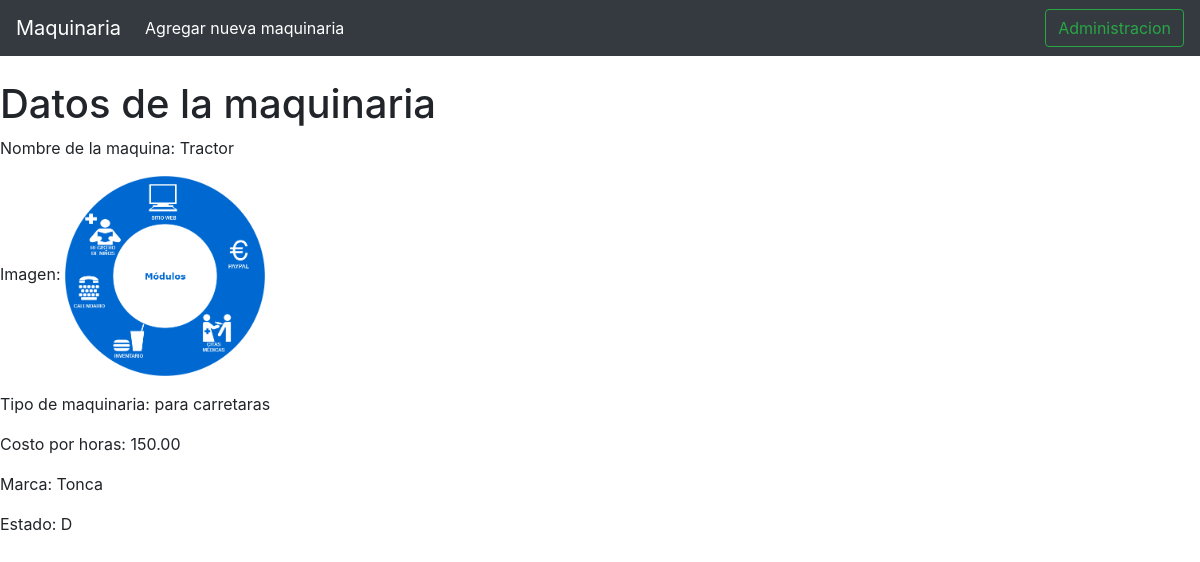
Page /maquinaria/info/2 on the committed database.
### maquinaria/models.py (models this page shows, shortened)
class Maquinaria(models.Model):
    nombre_maquinaria=models.CharField(max_length=60)
    imagen=models.ImageField(upload_to="images")
    tipo_maquinaria=models.ForeignKey(Tipo_Maquinaria,on_delete=models.PROTECT)
    fraccion_tiempo=models.DecimalField(max_digits=6,decimal_places=2,verbose_name="Precio por hora")
    marca=models.CharField(max_length=40)
    ESTADO_OPCION=[
        ("D","Disponible"),
        ("A","Alquilada"),
    ]
    estado=models.CharField(max_length=4,choices=ESTADO_OPCION)
    class Meta:
        verbose_name = 'Maquinaria'
        verbose_name_plural = 'Maquinarias'

class Tipo_Maquinaria(models.Model):
    nombre_tipo=models.CharField(max_length=30)
    descripcion=models.TextField(null=True)
    class Meta:
        verbose_name = 'Tipo_Maquinaria'
        verbose_name_plural = 'Tipo_Maquinarias'
    def __str__(self):
        return self.nombre_tipo

### maquinaria/views.py (the view)
# urls.py: path("info/<int:pk>", views.MaquinariaDetailView.as_view(), name="info_machina"),
class MaquinariaDetailView(generic.DetailView):
    model = Maquinaria
    template_name = "detail_m.html"

### maquinaria/templates/detail_m.html (shortened to what this page needs)
<!DOCTYPE html>
<html lang="en">
<head>
    <link rel="stylesheet" href="https://stackpath.bootstrapcdn.com/bootstrap/4.3.1/css/bootstrap.min.css">
    {% load static  %}
</head>
<body>
        <nav class="navbar navbar-expand-lg navbar navbar-dark bg-dark">
                <a class="navbar-brand" href="/maquinaria/listadom">Maquinaria</a>
                <div class="collapse navbar-collapse" id="navbarSupportedContent">
                  <ul class="navbar-nav mr-auto">
                    <li class="nav-item active">
                      <a class="nav-link" href="/maquinaria/mcreate">Agregar nueva maquinaria<span class="sr-only">(current)</span></a>
                    </li>
                  </ul>
                  <form class="form-inline my-2 my-lg-0">
                    <button class="btn btn-outline-success my-2 my-sm-0" type="submit">Administracion</button>
                  </form>
                </div>
              </nav>
              <br>
    <h1>Datos de la maquinaria</h1>
    <p>Nombre de la maquina: {{object.nombre_maquinaria}}</p>
    <p>Imagen: <img src="{{object.imagen.url}}" width="200px"></p>
    <p>Tipo de maquinaria: {{object.tipo_maquinaria}}</p>
    <p>Costo por horas: {{object.fraccion_tiempo}}</p>
    <p>Marca: {{object.marca}}</p>
    <p>Estado: {{object.estado}}</p>
</body>
</html>

### rows in the picture
Maquinaria: nombre_maquinaria "Tractor", imagen (picture), tipo_maquinaria "para carretaras", fraccion_tiempo "150.00", marca "Tonca", estado "D"
